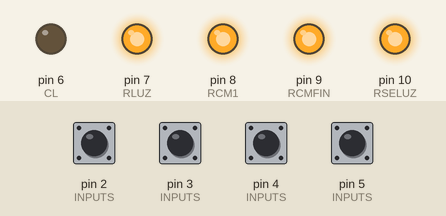
The sketch below on a simulated Arduino Nano, built with avr-gcc and run on an emulated ATmega328P. On the bench: output pins drawn as LEDs (lit = HIGH). The test bench sets the inputs (shaded band); at power-on: pin 2 (INPUTS), pin 3 (INPUTS), pin 4 (INPUTS), pin 5 (INPUTS) HIGH.

Above: at 1.2 s.
1.3 s: pin 2 (INPUTS) pulled LOW for 0.15 s
At 1.9 s:
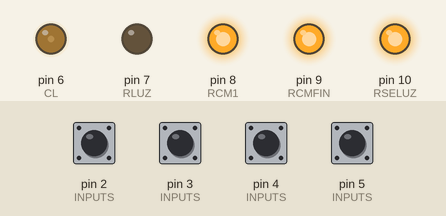
4.3 s: pin 5 (INPUTS) pulled LOW for 0.15 s
At 5.3 s:
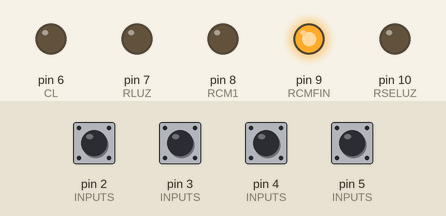
6.6 s: pin 5 (INPUTS) pulled LOW for 1 s
At 7.9 s:
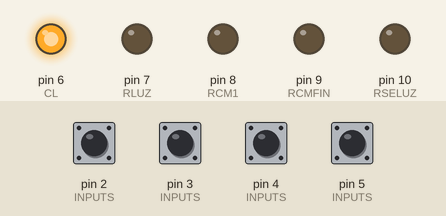
Timing chart, 0 to 19.1 s (numbered marks = the images above; inputs shaded):
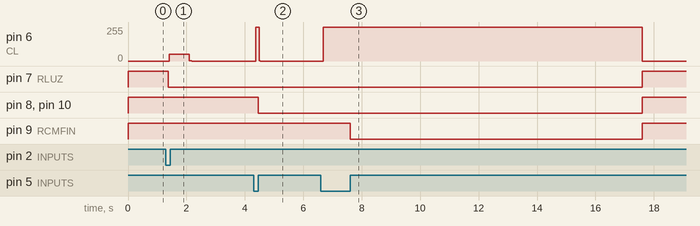

The sketch:

pato.ino
```cpp
/* Evento comicon disneychanell
 * PATOAVENTURAS
 * NANO, botones reed switch y rele
 * 5/12/18
 */

//INCLUDES


//CONSTANTES
//EDITABLE
#define SPRINT              false
#define N_PASOS             3
#define TIEMPO_PARPADEO     4000
#define TIEMPO_RESET        3000
#define TIEMPO_FIN          10000
#define BLLAVE              2
#define CL                  6
#define CB                  5
#define RSPATO              3
#define BFINAL              4
#define RLUZ                7
#define RCM1                8
#define RCMFIN              9
#define RSELUZ              10

#define DS  15


const int N_INPUTS = 4;
const int INPUTS[N_INPUTS] = {CB,BLLAVE,RSPATO,BFINAL};
const int INPUTS_ISTATE[N_INPUTS] = {1,1,1,1};
const int N_OUTPUTS = 5;
const int OUTPUTS[N_OUTPUTS] = {CL,RLUZ,RCM1,RCMFIN,RSELUZ};
const int OUTPUTS_ISTATE[N_OUTPUTS] = {0,1,1,1,1};

//GLOBALES


//NO EDITABLE
int paso_actual = 0;
int paso_anterior = 0;
unsigned long timer_print = 0;
unsigned long control_timer = 0;
int contador_control = 0;
////////////////////////////////////SETUP///////////////////////////////
//NO EDITABLE
void setup() {
  if(SPRINT){Serial.begin(9600);}
//declara entradas
  for(int a = 0;a < N_INPUTS;a++){
    pinMode(INPUTS[a] , INPUT);
    digitalWrite(INPUTS[a] , INPUTS_ISTATE[a]);
  }
//declara salidas
  for(int a = 0;a < N_OUTPUTS;a++){
    pinMode(OUTPUTS[a] , OUTPUT);
    digitalWrite(OUTPUTS[a] , OUTPUTS_ISTATE[a]);
  }

//EDITABLE
}

///////////////////////////////////////LOOP//////////////////////////////////////////
void loop() {
  boolean change = false;
  paso_actual = control_base(paso_actual);
  if(paso_anterior != paso_actual){change = true;paso_anterior = paso_actual;}
  paso_actual = game(paso_actual,change);
  showme();
}

//NO EDITABLE
int control_base(int paso_actual)
{
  if((millis() - control_timer) > (TIEMPO_PARPADEO/((paso_actual+1)*2)))
  {
    if(contador_control % 2 == 0){
        if(contador_control >= paso_actual*2){digitalWrite(CL , LOW);}else{digitalWrite(CL , HIGH);}
        }else{
          digitalWrite(CL , LOW);}
    contador_control++;
    if(contador_control > (paso_actual+1)*2){contador_control = 0;}
    }

  if(check(0,CB,DS)){
    digitalWrite(CL , HIGH);
    unsigned long reset_timer = millis();
    boolean check_reset = true;
    boolean reset_resu = false;
    while(check_reset){
      check_reset = check(0,CB,DS);
      if((millis() - reset_timer) > TIEMPO_RESET){
        check_reset = false;
        reset_resu = true;
        }
      }
    if(reset_resu){paso_actual = 0;}else{paso_actual++;}
    }
  return paso_actual;
}

boolean check (boolean cual, int entrada, int ds)
{
  boolean resu = false;
  int contador = 0;
  if(cual){ while(digitalRead(entrada) == 1 && resu == false){delay(ds);contador++;if(contador == 5){resu = true;}}
  }else{    while(digitalRead(entrada) == 0 && resu == false){delay(ds);contador++;if(contador == 5){resu = true;}}}
  return resu;
}

//EDITABLE

int game(int paso_actual, boolean change)
{
  switch(paso_actual){

    case 0:
      if(change){while(check(0,BLLAVE,DS)){};reset_game();}
      if(check(0,BLLAVE,DS)){paso_actual++;}
      break;

    case 1:{
      if(change){digitalWrite(RLUZ,LOW);}
      int hey = 0;
      while(check(0,RSPATO,DS) && hey < 30){hey++;}if(hey > 29){paso_actual++;}
      break;}

     case 2:
      if(change){digitalWrite(RCM1,LOW);digitalWrite(RSELUZ,LOW);}
      if(check(0,BFINAL,DS)){paso_actual++;}
      break;

    }
//FIN
  if(paso_actual >= N_PASOS){paso_actual = 0;digitalWrite(RCMFIN,LOW);delay(TIEMPO_FIN);}

  return paso_actual;

}

void reset_game()
{
    for(int a = 0;a < N_OUTPUTS;a++){
    digitalWrite(OUTPUTS[a] , OUTPUTS_ISTATE[a]);
  }
}

void showme ()
{
  if(SPRINT && millis() - timer_print > 1000)
  {
    Serial.println("------NUEVA MEDICION------");
    //Serial.print("Actual: ");
    //Serial.println(actual);
    timer_print = millis();
    }
  }
```

Measured:
- after the input at 1.3 s, pin 6 (CL): 0/255 → 51/255 after 0.12 s, → 1/255 0.68 s later, → 0/255 0.08 s later; pin 7 (RLUZ): HIGH → LOW after 0.08 s
- after the input at 4.3 s, pin 6 (CL): 0/255 → 255/255 after 0.08 s, → 0/255 0.12 s later; pin 8 (RCM1), pin 10 (RSELUZ): HIGH → LOW after 0.15 s
- after the input at 6.6 s, pin 6 (CL): 0/255 → 255/255 after 0.08 s, → 0/255 10.9 s later; pin 7 (RLUZ), pin 8 (RCM1), pin 10 (RSELUZ): LOW → HIGH after 11.0 s; pin 9 (RCMFIN): HIGH → LOW after 1.0 s, → HIGH 10.0 s later
